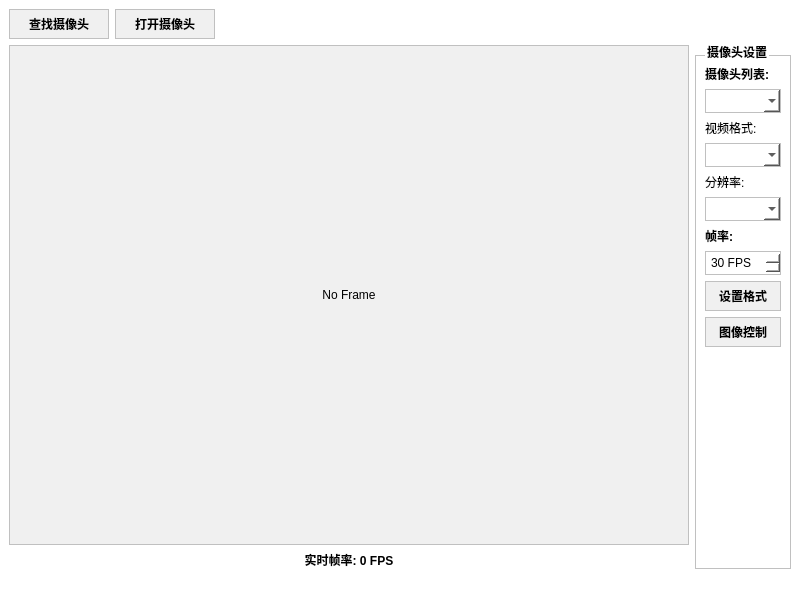
<?xml version="1.0" encoding="UTF-8"?>
<ui version="4.0">
 <class>cam_qt</class>
 <widget class="QMainWindow" name="cam_qt">
  <property name="geometry">
   <rect>
    <x>0</x>
    <y>0</y>
    <width>800</width>
    <height>600</height>
   </rect>
  </property>
  <property name="windowTitle">
   <string>摄像头测试</string>
  </property>
  <property name="styleSheet">
   <string notr="true">background-color: white;</string>
  </property>
  <widget class="QWidget" name="centralwidget">
   <layout class="QVBoxLayout" name="verticalLayout">
    <item>
     <layout class="QHBoxLayout" name="horizontalLayout">
      <item>
       <widget class="QPushButton" name="btnDetectCameras">
        <property name="minimumSize">
         <size>
          <width>100</width>
          <height>30</height>
         </size>
        </property>
        <property name="styleSheet">
         <string notr="true">background-color: #F0F0F0;
border: 1px solid #C0C0C0;
padding: 5px;
font-weight: bold;
color: #000000;</string>
        </property>
        <property name="text">
         <string>查找摄像头</string>
        </property>
       </widget>
      </item>
      <item>
       <widget class="QPushButton" name="btnOpenCamera">
        <property name="minimumSize">
         <size>
          <width>100</width>
          <height>30</height>
         </size>
        </property>
        <property name="styleSheet">
         <string notr="true">background-color: #F0F0F0;
border: 1px solid #C0C0C0;
padding: 5px;
font-weight: bold;
color: #000000;</string>
        </property>
        <property name="text">
         <string>打开摄像头</string>
        </property>
       </widget>
      </item>
      <item>
       <spacer name="horizontalSpacer">
        <property name="orientation">
         <enum>Qt::Horizontal</enum>
        </property>
        <property name="sizeHint" stdset="0">
         <size>
          <width>40</width>
          <height>20</height>
         </size>
        </property>
       </spacer>
      </item>
     </layout>
    </item>
    <item>
     <layout class="QHBoxLayout" name="horizontalLayout_2">
      <item>
       <layout class="QVBoxLayout" name="verticalLayout_3">
        <item>
         <widget class="QLabel" name="labelPreview">
          <property name="sizePolicy">
           <sizepolicy hsizetype="Expanding" vsizetype="Expanding">
            <horstretch>0</horstretch>
            <verstretch>0</verstretch>
           </sizepolicy>
          </property>
          <property name="minimumSize">
           <size>
            <width>640</width>
            <height>480</height>
           </size>
          </property>
          <property name="styleSheet">
           <string notr="true">background-color: #F0F0F0;
border: 1px solid #C0C0C0;</string>
          </property>
          <property name="text">
           <string>No Frame</string>
          </property>
          <property name="alignment">
           <set>Qt::AlignCenter</set>
          </property>
         </widget>
        </item>
        <item>
         <widget class="QLabel" name="labelFPS">
          <property name="styleSheet">
           <string notr="true">color: #000000;
font-weight: bold;</string>
          </property>
          <property name="text">
           <string>实时帧率: 0 FPS</string>
          </property>
          <property name="alignment">
           <set>Qt::AlignCenter</set>
          </property>
         </widget>
        </item>
       </layout>
      </item>
      <item>
       <layout class="QVBoxLayout" name="verticalLayout_2">
        <item>
         <widget class="QGroupBox" name="groupBox">
          <property name="styleSheet">
           <string notr="true">QGroupBox {
    border: 1px solid #C0C0C0;
    margin-top: 10px;
    font-weight: bold;
    color: #000000;
}
QGroupBox::title {
    subcontrol-origin: margin;
    left: 10px;
}</string>
          </property>
          <property name="title">
           <string>摄像头设置</string>
          </property>
          <layout class="QVBoxLayout" name="verticalLayout_4">
           <item>
            <widget class="QLabel" name="label">
             <property name="styleSheet">
              <string notr="true">color: #000000;
font-weight: bold;</string>
             </property>
             <property name="text">
              <string>摄像头列表:</string>
             </property>
            </widget>
           </item>
           <item>
            <widget class="QComboBox" name="comboCamera">
             <property name="styleSheet">
              <string notr="true">border: 1px solid #C0C0C0;
padding: 3px;
color: #000000;</string>
             </property>
            </widget>
           </item>
           <item>
            <widget class="QLabel" name="labelFormat">
             <property name="text">
              <string>视频格式:</string>
             </property>
            </widget>
           </item>
           <item>
            <widget class="QComboBox" name="comboFormat">
             <property name="styleSheet">
              <string notr="true">border: 1px solid #C0C0C0;
padding: 3px;
color: #000000;</string>
             </property>
            </widget>
           </item>
           <item>
            <widget class="QLabel" name="labelResolution">
             <property name="text">
              <string>分辨率:</string>
             </property>
            </widget>
           </item>
           <item>
            <widget class="QComboBox" name="comboResolution">
             <property name="styleSheet">
              <string notr="true">border: 1px solid #C0C0C0;
padding: 3px;
color: #000000;</string>
             </property>
            </widget>
           </item>
           <item>
            <widget class="QLabel" name="label_3">
             <property name="styleSheet">
              <string notr="true">color: #000000;
font-weight: bold;</string>
             </property>
             <property name="text">
              <string>帧率:</string>
             </property>
            </widget>
           </item>
           <item>
            <widget class="QSpinBox" name="spinFrameRate">
             <property name="styleSheet">
              <string notr="true">border: 1px solid #C0C0C0;
padding: 3px;
color: #000000;</string>
             </property>
             <property name="suffix">
              <string> FPS</string>
             </property>
             <property name="minimum">
              <number>1</number>
             </property>
             <property name="maximum">
              <number>200</number>
             </property>
             <property name="value">
              <number>30</number>
             </property>
            </widget>
           </item>
           <item>
            <widget class="QPushButton" name="btnSetFormat">
             <property name="styleSheet">
              <string notr="true">background-color: #F0F0F0;
border: 1px solid #C0C0C0;
padding: 5px;
font-weight: bold;
color: #000000;</string>
             </property>
             <property name="text">
              <string>设置格式</string>
             </property>
            </widget>
           </item>
           <item>
            <widget class="QPushButton" name="btnCameraControl">
             <property name="styleSheet">
              <string notr="true">background-color: #F0F0F0;
border: 1px solid #C0C0C0;
padding: 5px;
font-weight: bold;
color: #000000;</string>
             </property>
             <property name="text">
              <string>图像控制</string>
             </property>
            </widget>
           </item>
           <item>
            <spacer name="verticalSpacer">
             <property name="orientation">
              <enum>Qt::Vertical</enum>
             </property>
             <property name="sizeHint" stdset="0">
              <size>
               <width>20</width>
               <height>40</height>
              </size>
             </property>
            </spacer>
           </item>
          </layout>
         </widget>
        </item>
       </layout>
      </item>
     </layout>
    </item>
   </layout>
  </widget>
  <widget class="QMenuBar" name="menubar">
   <property name="geometry">
    <rect>
     <x>0</x>
     <y>0</y>
     <width>800</width>
     <height>22</height>
    </rect>
   </property>
  </widget>
  <widget class="QStatusBar" name="statusbar"/>
 </widget>
 <resources/>
 <connections/>
</ui>
